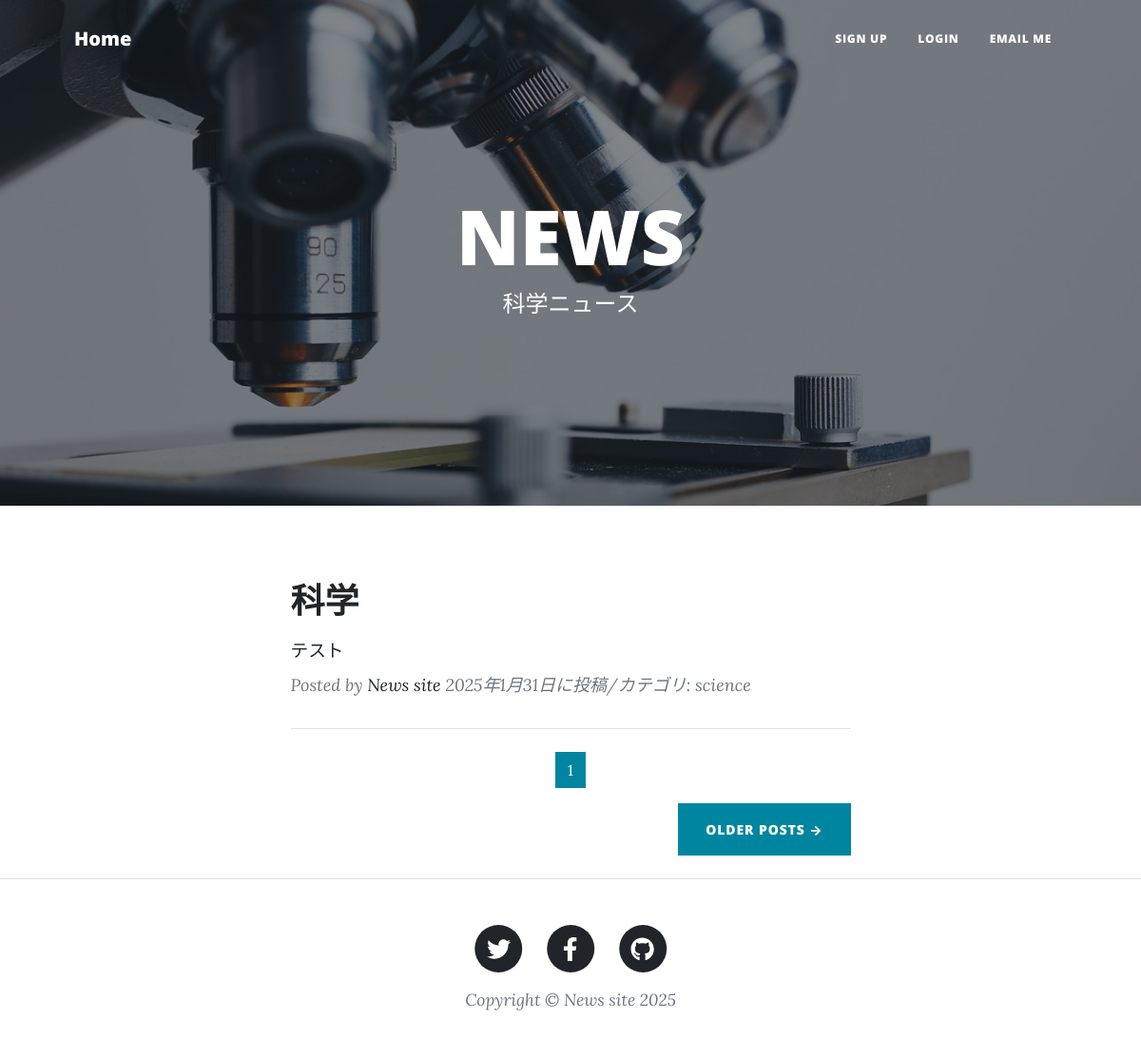
/science-list/, run on the app's committed database.
### taskapp/models.py (models this page shows, shortened)
class TaskPost(models.Model):
    CATEGORY = (('science','科学'),
                ('IT','IT'),
                ('sports','スポーツ'),
                ('entertainment','エンタメ'),
                ('economy','経済'),
                ('international','国際'),
                ('domestic','国内'),
            )
    title = models.CharField(
        verbose_name='タイトル',
        max_length=200
    )
    content = models.TextField(
        verbose_name='本文'
    )
    posted_at = models.DateField(
        verbose_name='投稿日時',
        auto_now_add=True
    )
    category = models.CharField(
        verbose_name='カテゴリ',
        max_length=50,
        choices=CATEGORY
    )

### taskapp/views.py (the view)
class ScienceView(ListView):
    template_name ='science_list.html'
    model = TaskPost
    context_object_name = 'science_records'
    queryset= TaskPost.objects.filter(
    category='science').order_by('posted_at')
    paginate_by = 2

### taskapp/templates/science_list.html (shortened to what this page needs)
{% extends 'base.html' %}
{% load static %}
{% block header %}
        <header class="masthead" style="background-image: url({% static 'assets/img/science.jpg' %})">
            <div class="container position-relative px-4 px-lg-5">
                <div class="row gx-4 gx-lg-5 justify-content-center">
                    <div class="col-md-10 col-lg-8 col-xl-7">
                        <div class="site-heading">
                            <h1>NEWS
                            </h1>
                            <span class="subheading">科学ニュース</span>
                        </div>
                    </div>
                </div>
            </div>
        </header>
        {% endblock %}
        {% block contents %}
        <div class="container px-4 px-lg-5">
            <div class="row gx-4 gx-lg-5 justify-content-center">
                <div class="col-md-10 col-lg-8 col-xl-7">
                    {% for record in science_records %}
                    <div class="post-preview">
                        <a href="{% url 'taskapp:task_detail' record.pk %}">
                            <h2 class="post-title">{{record.title}}</h2>
                            <h3 class="post-subtitle">
                                <span style="font-size: 14pt">
                                    {{record.content|truncatechars:50}}
                                </span>
                            </h3>
                        </a>
                        <p class="post-meta">
                            Posted by
                            <a href="#!">News site</a>
                            {{record.posted_at}}に投稿/カテゴリ:
                            {{record.category}}
                        </p>
                    </div>
                    <hr class="my-4" />
                    {% endfor %}
                    {% include "pagination.html" %}
                    <div class="d-flex justify-content-end mb-4"><a class="btn btn-primary text-uppercase" href="#!">Older Posts →</a></div>
                </div>
            </div>
        </div>
        {% endblock %}

### data on the page
TaskPost: title "科学", content "テスト", posted_at "2025年1月31日", category "science"

### other printed values
{{ num }} "1"
